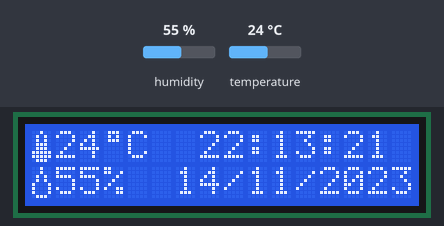
This sketch was run on a simulated Arduino Uno, built with avr-gcc and run on an emulated ATmega328P. Shown: 16×2 character LCD. Inputs (shaded band) come from the test bench; at power-on: humidity 55 %, temperature 24 °C. The local clock reads 2024-03-15 10:24:30 at power-on unless the sketch sets it; what the sketch prints to the serial monitor is not drawn.

Above: at 1.2 s.
1.3 s: humidity set to 22 %
At 3.9 s:
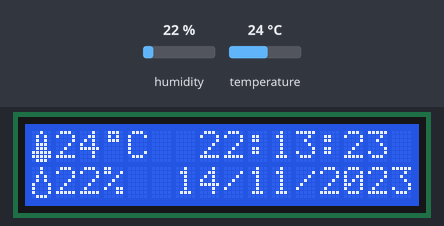
4.7 s: temperature set to 12 °C
At 7.9 s:
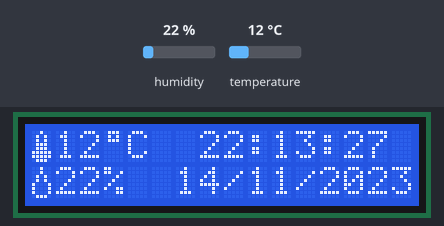
8.9 s: humidity set to 40 %
At 11.0 s:
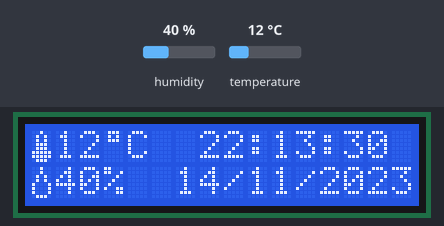
13.1 s: temperature set to 19 °C
At 15.6 s:
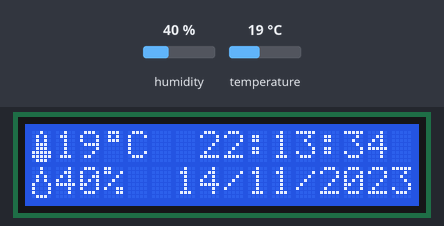
Timing chart, 0 to 17.1 s (numbered marks = the images above; inputs shaded):
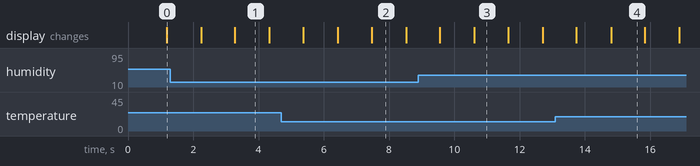

The sketch:

Clock_and_Temperature_Humility.ino
```cpp
#include <Wire.h>
#include <RTClib.h>
#include <LiquidCrystal_I2C.h>
#include "DHT.h"

const int DHTPIN = 2;
const int DHTTYPE = DHT11;

DHT dht(DHTPIN, DHTTYPE);

byte degree[8] = {
  0B01110,
  0B01010,
  0B01110,
  0B00000,
  0B00000,
  0B00000,
  0B00000,
  0B00000
};

byte thermometro[8] = //icon for termometer
{
  B00100,
  B01010,
  B01010,
  B01110,
  B01110,
  B11111,
  B11111,
  B01110
};


byte igrasia[8] = //icon for water droplet
{
  B00100,
  B00100,
  B01010,
  B01010,
  B10001,
  B10001,
  B10001,
  B01110,
};

RTC_DS1307 rtc;
//RTCDateTime dt;
char daysOfTheWeek[7][7] = {
  "Sun",
  "Mon",
  "Tue",
  "Wed",
  "Thu",
  "Fri",
  "Sat"
};
LiquidCrystal_I2C lcd(0x27, 16, 2);

void setup() {
//    lcd.begin(16, 2);
//    lcd.setCursor(0, 0);

  Serial.begin(9600);
//  Serial.begin(57600);
  dht.begin();

  lcd.init();
  lcd.createChar(1, degree);
  lcd.createChar(2, thermometro);
  lcd.createChar(3, igrasia);

  rtc.begin();
  //  clock.setDateTime(__DATE__, __TIME__);
  rtc.adjust(DateTime(F(__DATE__), F(__TIME__)));
//
//
//   if (! rtc.begin())
//   {
//   Serial.println("Couldn't find RTC");
//   while (1);
//   }
//
//  if (! rtc.isrunning())
//   {
//   Serial.println("RTC is NOT running!");
//   // following line sets the RTC to the date & time this sketch was compiled
//   rtc.adjust(DateTime(F(__DATE__), F(__TIME__)));
//   // This line sets the RTC with an explicit date & time, for example to set
//   // January 21, 2014 at 3am you would call:
//   // rtc.adjust(DateTime(2014, 1, 21, 3, 0, 0));
//   }
}

void loop() {
  float h = dht.readHumidity();
  float t = dht.readTemperature();

//  Serial.print("Nhiet do: ");
//  Serial.println(t);
//  Serial.print("Do am: ");
//  Serial.println(h);
//
//  Serial.println();

  //  dt = clock.getDateTime();
  DateTime now = rtc.now();

  lcd.backlight();

  lcd.setCursor(6, 1);
  lcd.print(now.day(), DEC);
  lcd.print('/');
  lcd.print(now.month(), DEC);
  lcd.print('/');
  lcd.print(now.year(), DEC);
//  lcd.print(" (");
//  lcd.print(daysOfTheWeek[now.dayOfTheWeek()]);
//  lcd.println(") ");

  lcd.setCursor(7, 0);
  lcd.print(now.hour(), DEC);
  lcd.print(':');
  lcd.print(now.minute(), DEC);
  lcd.print(':');
  lcd.print(now.second(), DEC);
  lcd.print(" ");
  lcd.print(" ");
//  lcd.println();


  if (isnan(t) || isnan(h)) {} else {
    lcd.setCursor(0, 0);
//    lcd.print("T:");
    lcd.write(2);
    lcd.print(round(t));
    lcd.write(1);
    lcd.print("C");

    lcd.setCursor(0, 1);
//    lcd.print("H:");
    lcd.write(3);
    lcd.print(round(h));
    lcd.print("%");
  }

  Serial.print(now.hour(), DEC);
  Serial.print(':');
  Serial.print(now.minute(), DEC);
  Serial.print(':');
  Serial.print(now.second(), DEC);
  Serial.print(' ');

  Serial.print(now.day(), DEC);
  Serial.print('/');
  Serial.print(now.month(), DEC);
  Serial.print('/');
  Serial.print(now.year(), DEC);
  Serial.print(" (");
  Serial.print(daysOfTheWeek[now.dayOfTheWeek()]);
  Serial.println(") ");

   if (isnan(t) || isnan(h)) {} else {
    Serial.print("T:");
    Serial.print(round(t));
    Serial.print("^C ");

    Serial.print("H:");
    Serial.print(round(h));
    Serial.print("%");
  }

    Serial.println();
    Serial.println();


  delay(1000);
}
```

Measured:
- what the display in image 1 shows lasts 1.0 s, from 3.3 s to 4.3 s
- what the display in image 3 shows lasts 1.1 s, from 10.6 s to 11.7 s
